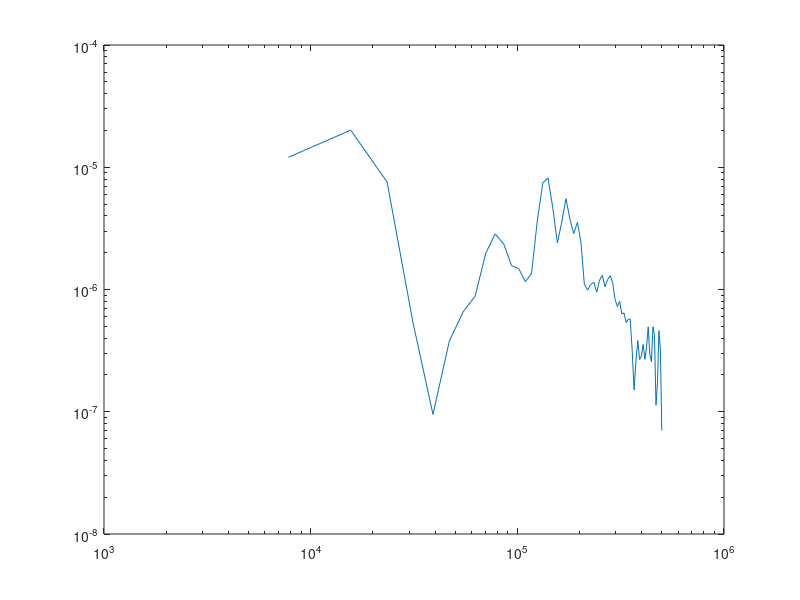

Reproduce this figure in MATLAB. (Note: this script raises an error after producing the figure.)
% sdex.m
% Determining the Signal-to-Noise Ratio of a signal.
% Hanspeter Schmid, May 2011 (updated August 2012)
% Generate an interesting signal (sigma-delta bitstream)
TSamp = 1e-6; t = (0:TSamp:2^10*TSamp)';
fsig = 14400.55; % Constructed to show some scallop loss
asig = 0.8; % Signal magnitude in V
vn = 1/300; % Total integrated noise in Vrms
vin = asig*sin(2*pi*fsig*t)+randn(size(t))*vn;
bout = ones(size(vin)); qin = 0; regin = vin(1); regout = 0;
for k=2:max(size(t))
if qin>=0
qout=1;
else
qout=-1;
end
bout(k)=qout;
qin = regin;
regin = vin(k)-qout+qin;
end
% Calculate an 8-times averaged spectrum with pwelch
nx = max(size(bout)); na = 8;
w = blackmanharris(floor(nx/na));
[Pxx,f] = pwelch(bout,w,0,[],1/TSamp);
% Calculate the spectrum parameters
fbin = f(2)-f(1);
CG = sum(w)/(nx/na);
NG = sum(w.^2)/(nx/na);
% Calculate the indices of the Signal, harmonics, band edge
isig = round(fsig/fbin)+1;
ih3 = round(3*fsig/fbin)+1;
ih5 = round(5*fsig/fbin)+1;
ibw = round(2500/fbin)+1;
% Plot and mark the above
loglog(f,Pxx);
hold on
itmp = (isig-5:isig+5)'; plot(f(itmp),Pxx(itmp),'r');
itmp = (ih3-4:ih3+4)'; plot(f(itmp),Pxx(itmp),'r');
itmp = (ih5-4:ih5+4)'; plot(f(itmp),Pxx(itmp),'r');
plot(f(ibw:end),Pxx(ibw:end),'g');
hold off
a=axis(); a(1)=f(1); a(2)=f(end); axis(a);
xlabel('Frequency [Hz]');
ylabel('Power Density [Vˆ2/Hz]');
% and now present a few calculations:
fprintf('\nCalculations from the spectrum\n')
fprintf('==============================\n\n')
fprintf('1. Measuring the signal magnitude:\n\n')
srmt = asig/sqrt(2);
fprintf(' Theoretical value: %1.5f Vrms\n',srmt)
srms = sqrt(sum(Pxx(isig-5:isig+5)*fbin));
fprintf(' Signal spectrum integrated: %1.5f Vrms\n',srms)
srmsp = sqrt( Pxx(isig) * NG*fbin/CG^2 );
fprintf(' Maximum read off spectrum: %1.5f Vrms\n',srmsp)
scl = 20*log10(srmt/srmsp);
fprintf(' Scallop loss: %1.5f dB\n\n',scl)
fprintf('2. Measuring the noise floor:\n\n')
nth = vn/sqrt(max(f));
fprintf(' Theoretical value: %2.3f uV/sqrt(Hz)\n',nth*1e6)
inmax = isig-20;
nsum = sqrt(sum(Pxx(1:inmax)*fbin)) / sqrt(f(inmax));
fprintf(' Signal spectrum integrated: %2.3f uV/sqrt(Hz)\n',nsum*1e6)
navg = sqrt(mean(Pxx(1:inmax)));
fprintf(' pwelch output averaged: %2.3f uV/sqrt(Hz)\n',navg*1e6)
fprintf('\n3. Signal, Distortion and Noise:\n\n')
% This calculation requires a trick with a mask such that the
% Noise summation does not use the Signal- and Distortion as well
imask = ones(size(Pxx));
imask(ibw+1:end)=0;
itmp = isig-5:isig+5; imask(itmp)=0; Ps = 10*log10(sum(Pxx(itmp)*fbin));
fprintf(' Signal power: %8.3f dB re 1 Vrms\n',Ps)
itmp = ih3-4:ih3+4; imask(itmp)=0; P3 = 10*log10(sum(Pxx(itmp)*fbin));
fprintf(' Third-order distortion: %8.3f dB re 1 Vrms\n',P3)
itmp = ih5-4:ih5+4; imask(itmp)=0; P5 = 10*log10(sum(Pxx(itmp)*fbin));
fprintf(' Fifth-order distortion: %8.3f dB re 1 Vrms\n',P5)
Pn = 10*log10(sum(Pxx.*imask*fbin));
fprintf(' Noise from 0 to 2500Hz: %8.3f dB re 1 Vrms\n',Pn)